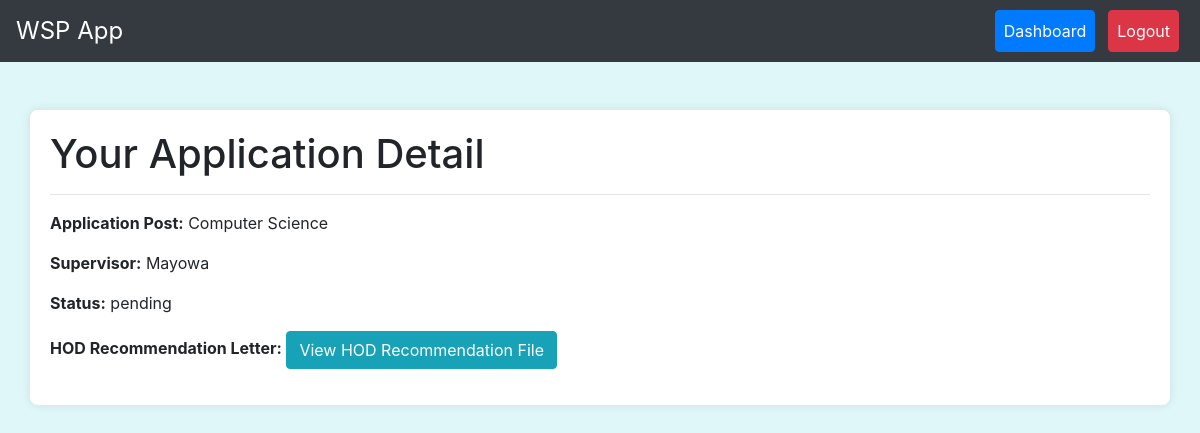
/application/1/ (signed in), run on the app's committed database.
### workapp/models.py (models this page shows, shortened)
class StudentApplication(models.Model):
    student = models.ForeignKey(User, on_delete=models.CASCADE, related_name='applications', null=True)
    posting_place = models.ForeignKey(PostingPlace, on_delete=models.CASCADE)
    STATUS_CHOICES = [
        ('pending', 'Pending'),
        ('approved', 'Approved'),
        ('rejected', 'Rejected'),
    ]
    status = models.CharField(max_length=10, choices=STATUS_CHOICES, default='pending')
    director_approval = models.BooleanField(default=False)
    work_completed = models.BooleanField(default=False, null=True, blank=True)
    payment_status = models.BooleanField(default=False, null=True, blank=True)
    start_date = models.DateField(null=True, blank=True)
    end_date = models.DateField(null=True, blank=True)
    student_photo = models.ImageField(upload_to='student_photos/', default=default_student_photo, null=True, blank=True)
    hod_recommendation_letter = models.FileField(upload_to='hod_signatures/', default=default_hod_signature, null=True, blank=True)
    room_number = models.CharField(max_length=20, null=True, blank=True)
    cgpa = models.DecimalField(max_digits=4, decimal_places=2, null=True, blank=True)
    year_of_study = models.IntegerField(null=True, blank=True)
    reason_for_desiring_to_work = models.TextField(null=True, blank=True)
    signature = models.FileField(upload_to='signatures/', default=default_signature, null=True, blank=True)
    area_of_interest = models.CharField(max_length=255, null=True, blank=True)
    date_signed = models.DateField(null=True, blank=True)
    class Meta:
        ordering = [Case(
            When(status='pending', then=Value(0)),
            When(status='approved', then=Value(1)),
            When(status='rejected', then=Value(2)),
            output_field=IntegerField(),
        )]

class PostingPlace(models.Model):
    name = models.CharField(max_length=100)
    location = models.CharField(max_length=100, null=True, blank=True, default='School Campus')
    supervisor = models.ForeignKey(User, on_delete=models.SET_NULL, null=True, blank=True)
    def __str__(self):
        return self.name

class User(AbstractUser):
    ROLE_CHOICES = (
        ('student', 'Student'),
        ('director', 'Director'),
        ('supervisor', 'Supervisor'),
    )
    role = models.CharField(max_length=10, choices=ROLE_CHOICES)
    username = models.CharField(max_length=20, null=True, blank=True, unique=False, default='new_user')
    matric_number = models.CharField(max_length=20, null=True, blank=True, unique=True)
    staff_id = models.CharField(max_length=10, null=True, blank=True, unique=True)
    email = models.EmailField(null=True, blank=False, unique=True)
    department = models.CharField(max_length=100, null=True, blank=False)
    course_of_study = models.CharField(max_length=100, null=True, blank=False)
    faculty = models.CharField(max_length=100, null=True, blank=True, default='Science')
    specialization = models.CharField(max_length=100, null=True, blank=True)
    first_name = models.CharField(max_length=100)
    last_name = models.CharField(max_length=100)
    phone_number = models.CharField(max_length=12, null=True, blank=True, default='08012345678')
    contact_address = models.TextField(null=True, blank=True, default='Ogun State')
    date_of_birth = models.DateField(null=True, blank=True)
    GENDER_CHOICES = [
        ('M', 'Male'),
        ('F', 'Female')
    ]
    gender = models.CharField(max_length=1, choices=GENDER_CHOICES, null=True, blank=True)
    registration_date = models.DateField(default=date.today)
    def __str__(self):
        return f'{self.first_name} {self.last_name}'

### workapp/views.py (the view)
# urls.py: path('application/<int:application_id>/', views.application_detail, name='application_detail'),
@login_required
def application_detail(request, application_id):
    application = get_object_or_404(StudentApplication, id=application_id, student=request.user)
    director = User.objects.filter(role='director')
    supervisor_name = application.posting_place.supervisor.first_name if application.posting_place.supervisor else 'Supervisor not found!'
    return render(request, 'application_detail.html', {'application': application, 'supervisor_name': supervisor_name, 'director':director})

### workapp/templates/application_detail.html (shortened to what this page needs)
{% extends 'base.html' %}
{% load crispy_forms_tags %}
{% block content %}
    <h1>Your Application Detail</h1> <hr>
    <p><strong>Application Post:</strong> {{ application.posting_place }}</p>
    <p><strong>Supervisor:</strong> {{ supervisor_name }}</p>
    {% if application.status == 'rejected' %}
        <p><strong>Status:</strong>
            <span style="color:red;">{{ application.status }}</span> | <a class="btn btn-info" href="mailto:{{director.email}}">Contact director</a>
    {% else %}
        <p><strong>Status:</strong> {{ application.status }}
        <p><strong>HOD Recommendation Letter:</strong>
        {% if application.hod_recommendation_letter %}
        <a class="btn btn-info" href="{{ application.hod_recommendation_letter.url }}" target="_blank">View HOD Recommendation File</a>
        {% else %}
            <p>No HOD recommendation letter uploaded.</p>
        {% endif %}
    </p>
    {% endif %}
 {% endblock %}

### workapp/templates/base.html (style rules this page uses)
body { background-color: #e0f7fa; }

### data on the page
StudentApplication: posting_place "Computer Science", status "pending"
User: first_name "Mayowa"
